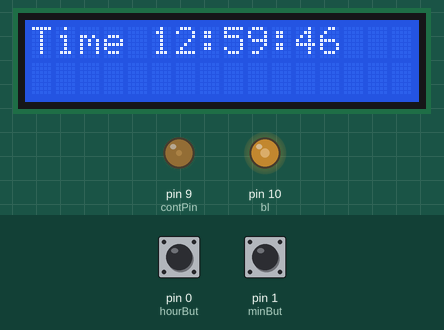
This sketch was run on a simulated Arduino Uno, built with avr-gcc and run on an emulated ATmega328P. Shown: 16×2 character LCD, output pins drawn as LEDs (lit = HIGH). The test bench sets the inputs (shaded band); at power-on: pin 0 (hourBut) HIGH, pin 1 (minBut) HIGH.

Above: at 1.2 s.
1.3 s: pin 0 (hourBut) pulled LOW for 1 s
At 2.8 s:
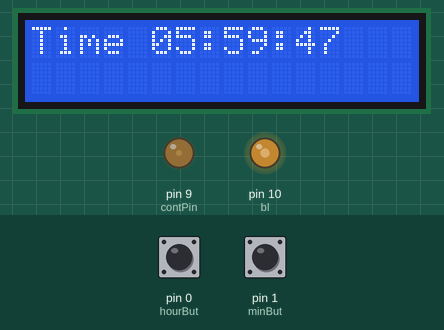
3.8 s: pin 1 (minBut) pulled LOW for 3.2 s
At 7.8 s:
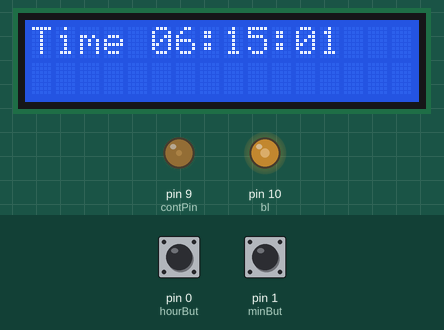
8.5 s: pin 0 (hourBut) pulled LOW for 0.2 s
At 9.7 s:
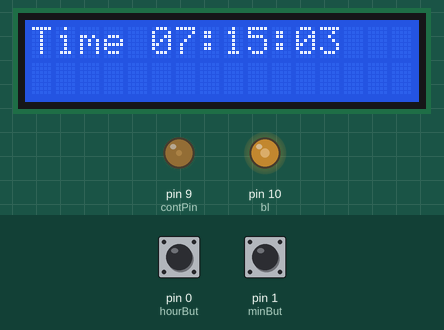
10.5 s: pin 1 (minBut) pulled LOW for 0.2 s
At 41.8 s:
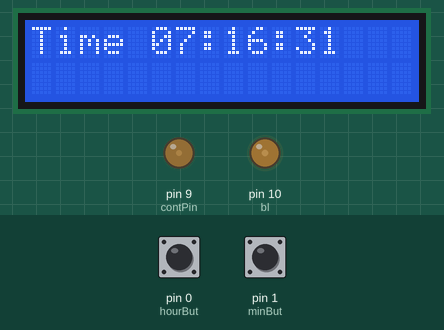
Timing chart, 0 to 42.5 s (numbered marks = the images above; inputs shaded):
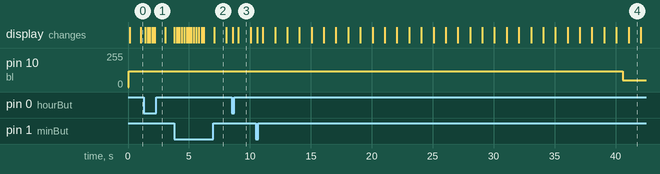

Measured:
- after the input at 10.5 s, pin 10 (bl): 120/255 → 50/255 after 30.1 s instead of 28.1 s
- what the display in image 2 shows lasts 1.0 s, from 7.1 s to 8.1 s

The sketch:

Possible_Clock_Code_CSC235_Final.ino
```cpp
//credit to https://create.arduino.cc/projecthub/plouc68000/simplest-uno-digital-clock-ever-4613aa

#include "LiquidCrystal.h"

//digital pins 2-7
int rwPin = 2;
int ePin = 3;
int d4 = 4;
int d5 = 5;
int d6 = 6;
int d7 = 7;
LiquidCrystal lcd(rwPin, ePin, d4, d5, d6, d7);

//contrast
int contPin = 9;
const int contrast = 30;

//initial display
int hour = 12;
int minute = 59;
int second = 45;

//buttons will equal digitalRead of hours and minutes
int but1;
int but2;

//pins for buttons
int hourBut = 0;
int minBut = 1;

// Backlight Time Out
const int light = 150;
int blTo = light;
int bl = 10;
const int backlight = 120;

static uint32_t lastTime;
static uint32_t currentTime;

void setup() {
  // put your setup code here, to run once:
  lcd.begin(16,2);

  pinMode(hourBut,INPUT_PULLUP);
  pinMode(minBut,INPUT_PULLUP);

  analogWrite(contPin,contrast);
  analogWrite(bl,backlight);

  currentTime = millis();

  lcd.print("0");
    lcd.print(hour);
    lcd.print(":");

    lcd.print("0");
    lcd.print(minute);
    lcd.print(":");

    lcd.print("0");
    lcd.print(second);

}

void loop() {

  // put your main code here, to run repeatedly:
  lcd.begin(16,2);

  lcd.setCursor(0,0);
  lcd.print("Time ");
  if (hour < 10)lcd.print("0");
    lcd.print(hour);
    lcd.print(":");


  if (minute < 10) lcd.print("0");
    lcd.print(minute);
    lcd.print(":");


  if (second < 10) lcd.print("0");
    lcd.print(second);


  lcd.setCursor(0,1);

  for (int i = 0; i < 5; i++) {
    while ((currentTime - lastTime) < 200){
      currentTime = millis();
    }
    lastTime = currentTime;

    but1 = digitalRead(hourBut);
    but2 = digitalRead(minBut);

    blTo--;
    if (blTo == 0) {
      analogWrite(bl, 50);
      blTo++;
    }

    if ( (but1 == 0|but2 == 0) & blTo == 1) {
      blTo = light;
      analogWrite(bl, backlight);

      while (but1 == 0|but2 == 0) {
        but1 = digitalRead(hourBut);
        but2 = digitalRead(minBut);
      }
    }
    else {
      if (but1 == 0) {
        hour++;
        blTo = light;
        analogWrite(bl, backlight);
      }

      if (but2 == 0) {
        second = 0;
        minute++;
        blTo = light;
        analogWrite(bl, backlight);
      }

      if (second == 60) {
        second = 0;
        minute++;
      }

      if (minute == 60) {
        minute = 0;
        hour++;
      }

      if (hour == 13) {
        hour = 1;
      }

      if (but1 == 0|but2 == 0) {
        lcd.setCursor(0,0);
        lcd.print("Time ");
        if (hour < 10) {
          lcd.print("0");
          lcd.print(hour);
          lcd.print(":");
        }

        if (minute < 10) {
          lcd.print("0");
          lcd.print(minute);
          lcd.print(":");
        }

        if (second < 10) {
          lcd.print("0");
          lcd.print(second);
        }

        lcd.setCursor(0,1);

      }
    }
  }

  second++;
  if (second == 60) {
    second == 0;
    minute++;
  }

  if (minute == 60) {
    minute = 0;
    hour++;
  }

  if (hour == 13) {
    hour = 1;
  }
}
```
